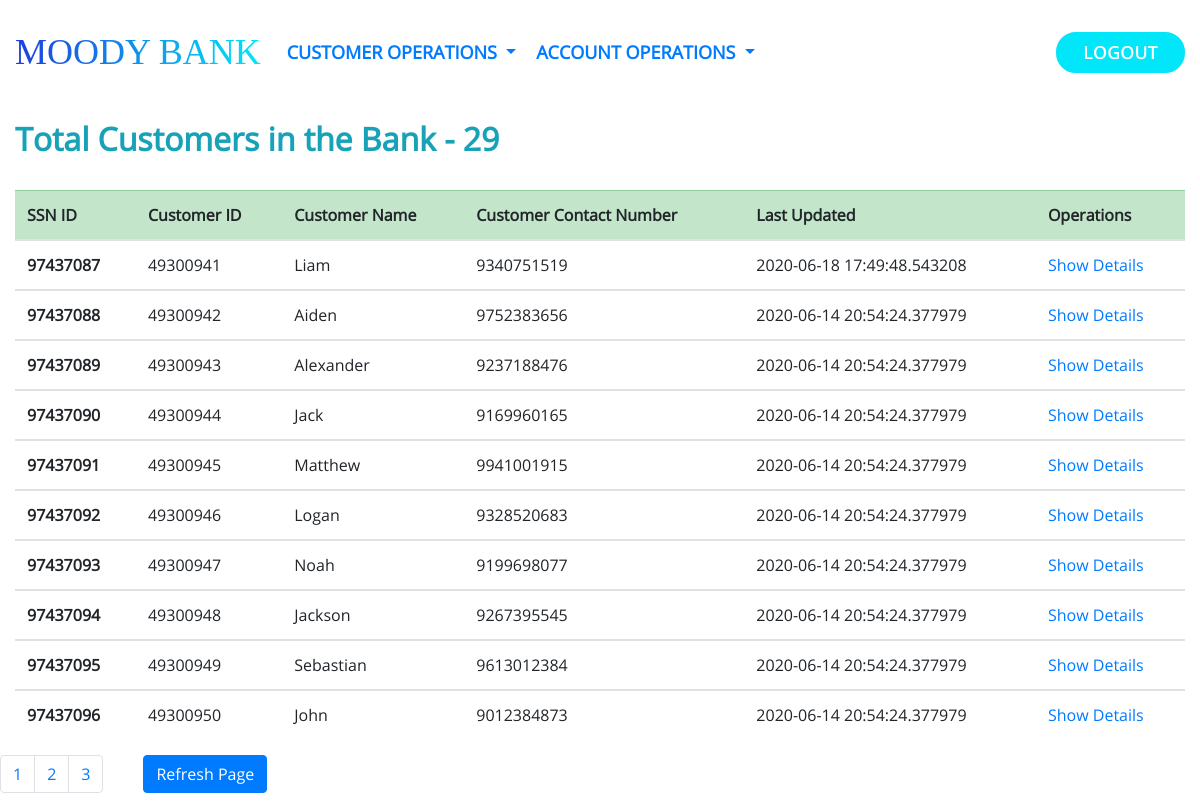
The app's page /view_customers_status (signed in) with its own data.
### application/models.py (models this page shows, shortened)
class Customer(db.Model):
	ssn = db.Column(db.Integer, primary_key=True)
	cust_id = db.Column(db.Integer, unique=True, nullable=False)
	cust_name = db.Column(db.String(20), nullable=False)
	cust_address = db.Column(db.Text, nullable=False)
	cust_contact = db.Column(db.Integer,nullable=False)
	cust_age = db.Column(db.Integer, nullable=False)
	cust_state = db.Column(db.String(20),nullable=False)
	cust_city = db.Column(db.String(30),nullable=False)
	accounts = db.relationship('Account', backref='Owner', lazy=True)
	transactions = db.relationship('Transaction', backref='Owner', lazy=True)

class Transaction(db.Model):
	transaction_id = db.Column(db.Integer, primary_key=True)
	transaction_date = db.Column(db.DateTime, nullable=False, default=d.today())
	transaction_amount = db.Column(db.Float, nullable=False)
	from_acc = db.Column(db.String(1), nullable=False)
	to_acc = db.Column(db.String(1), nullable=False)
	action = db.Column(db.String(10), nullable=False)
	cust_id = db.Column(db.Integer, db.ForeignKey('customer.cust_id'), nullable=False)

### application/routes.py (the view)
@app.route("/view_customers_status", methods=['GET', 'POST'])
def view_customers_status():
	if session.get('ROLE') != "acc_exec":
		return "Action Not Allowed"
	else:
		page = request.args.get('page', 1, type=int)
		customers = Customer.query.order_by(Customer.cust_id).paginate(page=page, per_page=10)
		return render_template("view_customers_status.html", customers=customers, title="View All Customer")

### application/templates/view_customers_status.html
{% extends 'layout.html' %}
{% block content %}
<h2 class="text-info" style="font-weight: bold;">Total Customers in the Bank - {{ customers.total }}</h2> <br/>
<table class="table table-hover ">
	<thead>
		<tr class="table-success">
			<th scope="col">SSN ID</th>
			<th scope="col">Customer ID</th>
			<th scope="col">Customer Name</th>
			<th scope="col">Customer Contact Number</th>
			<th scope="col">Last Updated</th>
			<th scope="col">Operations</th>
		</tr>
	</thead>
	{% for customer in customers.items %}
	<tbody>
		<tr>
			<th  scope="row">{{ customer.ssn }}</th>
			<td>{{ customer.cust_id }}</td>
			<td>{{ customer.cust_name }}</td>
			<td>{{ customer.cust_contact }}</td>
			<td>
			{% if not customer.transactions[-1]%}
				No Transactions
			{% else %}
				{{ customer.transactions[-1].transaction_date }}
			{% endif %}
			</td>
			<td><a href="{{ url_for('show_customer_details', cust_id=customer.cust_id) }}">Show Details</a></td>
		</tr>
		{% endfor%}
	</tbody>
</table>
<nav aria-label="Page navigation">
	<div class="row">
		<ul class="pagination">
			{% for page_num in customers.iter_pages(left_edge=2, right_edge=2, left_current=1, right_current=2) %}
				{% if page_num %}
				  <li class="page-item"><a class="page-link" href="{{ url_for('view_customers_status', page=page_num)}}">{{page_num}}</a></li>
				  {% else %}
				...
				{% endif %}
			{% endfor %}
		</ul>
		<ul>
			<a href="{{ url_for('view_customers_status') }}" class="btn btn-primary">Refresh Page</a>
		</ul>
	</div>
</nav>
{% endblock content %}

### application/static/css/style1.css (style rules this page uses)
body { overflow: hidden; overflow-y: auto; font-family: "OpenSans-Regular"; }

### records on screen
Customer: ssn "97437087", cust_id "49300941", cust_name "Liam", cust_contact "9340751519", transaction_date "2020-06-18 17:49:48.543208"
Customer: ssn "97437088", cust_id "49300942", cust_name "Aiden", cust_contact "9752383656", transaction_date "2020-06-14 20:54:24.377979"
Customer: ssn "97437089", cust_id "49300943", cust_name "Alexander", cust_contact "9237188476", transaction_date "2020-06-14 20:54:24.377979"
Customer: ssn "97437090", cust_id "49300944", cust_name "Jack", cust_contact "9169960165", transaction_date "2020-06-14 20:54:24.377979"
Customer: ssn "97437091", cust_id "49300945", cust_name "Matthew", cust_contact "9941001915", transaction_date "2020-06-14 20:54:24.377979"
Customer: ssn "97437092", cust_id "49300946", cust_name "Logan", cust_contact "9328520683", transaction_date "2020-06-14 20:54:24.377979"
Customer: ssn "97437093", cust_id "49300947", cust_name "Noah", cust_contact "9199698077", transaction_date "2020-06-14 20:54:24.377979"
Customer: ssn "97437094", cust_id "49300948", cust_name "Jackson", cust_contact "9267395545", transaction_date "2020-06-14 20:54:24.377979"
Customer: ssn "97437095", cust_id "49300949", cust_name "Sebastian", cust_contact "9613012384", transaction_date "2020-06-14 20:54:24.377979"
Customer: ssn "97437096", cust_id "49300950", cust_name "John", cust_contact "9012384873", transaction_date "2020-06-14 20:54:24.377979"

### other values on screen
{{ customers.total }} "29"
{{ page_num }} "1" "2" "3"
